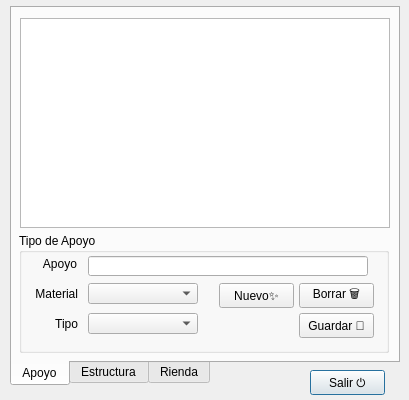
<?xml version="1.0" encoding="UTF-8"?>
<ui version="4.0">
 <class>Dialog</class>
 <widget class="QDialog" name="Dialog">
  <property name="windowModality">
   <enum>Qt::ApplicationModal</enum>
  </property>
  <property name="geometry">
   <rect>
    <x>0</x>
    <y>0</y>
    <width>409</width>
    <height>400</height>
   </rect>
  </property>
  <property name="windowTitle">
   <string>Apoyos</string>
  </property>
  <property name="modal">
   <bool>true</bool>
  </property>
  <widget class="QPushButton" name="cmdSalir">
   <property name="geometry">
    <rect>
     <x>310</x>
     <y>370</y>
     <width>75</width>
     <height>25</height>
    </rect>
   </property>
   <property name="text">
    <string>Salir ⏻</string>
   </property>
   <property name="shortcut">
    <string>Esc</string>
   </property>
  </widget>
  <widget class="QTabWidget" name="tabWidget">
   <property name="geometry">
    <rect>
     <x>10</x>
     <y>6</y>
     <width>390</width>
     <height>380</height>
    </rect>
   </property>
   <property name="tabPosition">
    <enum>QTabWidget::South</enum>
   </property>
   <property name="currentIndex">
    <number>0</number>
   </property>
   <widget class="QWidget" name="tab_2">
    <attribute name="title">
     <string>Apoyo</string>
    </attribute>
    <widget class="QGroupBox" name="groupBox_2">
     <property name="geometry">
      <rect>
       <x>7</x>
       <y>225</y>
       <width>370</width>
       <height>120</height>
      </rect>
     </property>
     <property name="title">
      <string>Tipo de Apoyo</string>
     </property>
     <property name="checkable">
      <bool>false</bool>
     </property>
     <widget class="QLabel" name="label_4">
      <property name="geometry">
       <rect>
        <x>-2</x>
        <y>23</y>
        <width>60</width>
        <height>16</height>
       </rect>
      </property>
      <property name="text">
       <string>Apoyo</string>
      </property>
      <property name="alignment">
       <set>Qt::AlignRight|Qt::AlignTrailing|Qt::AlignVCenter</set>
      </property>
     </widget>
     <widget class="QLineEdit" name="txtApoyo">
      <property name="enabled">
       <bool>true</bool>
      </property>
      <property name="geometry">
       <rect>
        <x>69</x>
        <y>23</y>
        <width>280</width>
        <height>20</height>
       </rect>
      </property>
      <property name="font">
       <font>
        <bold>true</bold>
       </font>
      </property>
      <property name="maxLength">
       <number>50</number>
      </property>
      <property name="readOnly">
       <bool>false</bool>
      </property>
     </widget>
     <widget class="QComboBox" name="cmbTipo">
      <property name="geometry">
       <rect>
        <x>69</x>
        <y>80</y>
        <width>110</width>
        <height>21</height>
       </rect>
      </property>
     </widget>
     <widget class="QLabel" name="label_22">
      <property name="geometry">
       <rect>
        <x>-41</x>
        <y>81</y>
        <width>100</width>
        <height>20</height>
       </rect>
      </property>
      <property name="text">
       <string>Tipo</string>
      </property>
      <property name="alignment">
       <set>Qt::AlignRight|Qt::AlignTrailing|Qt::AlignVCenter</set>
      </property>
     </widget>
     <widget class="QLabel" name="label_23">
      <property name="geometry">
       <rect>
        <x>-41</x>
        <y>51</y>
        <width>100</width>
        <height>20</height>
       </rect>
      </property>
      <property name="text">
       <string>Material</string>
      </property>
      <property name="alignment">
       <set>Qt::AlignRight|Qt::AlignTrailing|Qt::AlignVCenter</set>
      </property>
     </widget>
     <widget class="QComboBox" name="cmbMaterial">
      <property name="geometry">
       <rect>
        <x>69</x>
        <y>50</y>
        <width>110</width>
        <height>21</height>
       </rect>
      </property>
     </widget>
     <widget class="QPushButton" name="cmdGuardarApoyo">
      <property name="geometry">
       <rect>
        <x>280</x>
        <y>80</y>
        <width>75</width>
        <height>25</height>
       </rect>
      </property>
      <property name="text">
       <string>Guardar 💾</string>
      </property>
     </widget>
     <widget class="QPushButton" name="cmdNuevoApoyo">
      <property name="geometry">
       <rect>
        <x>200</x>
        <y>50</y>
        <width>75</width>
        <height>25</height>
       </rect>
      </property>
      <property name="text">
       <string>Nuevo✨</string>
      </property>
     </widget>
     <widget class="QPushButton" name="cmdBorrarApoyo">
      <property name="geometry">
       <rect>
        <x>280</x>
        <y>50</y>
        <width>75</width>
        <height>25</height>
       </rect>
      </property>
      <property name="text">
       <string>Borrar 🗑</string>
      </property>
     </widget>
    </widget>
    <widget class="QListWidget" name="liwApoyos">
     <property name="geometry">
      <rect>
       <x>8</x>
       <y>10</y>
       <width>370</width>
       <height>210</height>
      </rect>
     </property>
    </widget>
   </widget>
   <widget class="QWidget" name="tab">
    <attribute name="title">
     <string>Estructura</string>
    </attribute>
    <widget class="QGroupBox" name="groupBox">
     <property name="geometry">
      <rect>
       <x>7</x>
       <y>270</y>
       <width>370</width>
       <height>80</height>
      </rect>
     </property>
     <property name="title">
      <string>Tipo de Estructura</string>
     </property>
     <property name="checkable">
      <bool>false</bool>
     </property>
     <widget class="QLineEdit" name="txtEstructura">
      <property name="enabled">
       <bool>true</bool>
      </property>
      <property name="geometry">
       <rect>
        <x>20</x>
        <y>20</y>
        <width>260</width>
        <height>20</height>
       </rect>
      </property>
      <property name="font">
       <font>
        <bold>true</bold>
       </font>
      </property>
      <property name="maxLength">
       <number>50</number>
      </property>
      <property name="readOnly">
       <bool>false</bool>
      </property>
     </widget>
     <widget class="QPushButton" name="cmdGuardarEstructura">
      <property name="geometry">
       <rect>
        <x>290</x>
        <y>50</y>
        <width>75</width>
        <height>25</height>
       </rect>
      </property>
      <property name="text">
       <string>Guardar 💾</string>
      </property>
     </widget>
     <widget class="QPushButton" name="cmdNuevaEstructura">
      <property name="geometry">
       <rect>
        <x>10</x>
        <y>50</y>
        <width>75</width>
        <height>25</height>
       </rect>
      </property>
      <property name="text">
       <string>Nueva✨</string>
      </property>
     </widget>
     <widget class="QPushButton" name="cmdBorrarEstructura">
      <property name="geometry">
       <rect>
        <x>90</x>
        <y>50</y>
        <width>75</width>
        <height>25</height>
       </rect>
      </property>
      <property name="text">
       <string>Borrar 🗑</string>
      </property>
     </widget>
    </widget>
    <widget class="QListWidget" name="liwEstructuras">
     <property name="geometry">
      <rect>
       <x>8</x>
       <y>10</y>
       <width>370</width>
       <height>260</height>
      </rect>
     </property>
    </widget>
   </widget>
   <widget class="QWidget" name="tab_3">
    <attribute name="title">
     <string>Rienda</string>
    </attribute>
    <widget class="QListWidget" name="liwRiendas">
     <property name="geometry">
      <rect>
       <x>8</x>
       <y>10</y>
       <width>370</width>
       <height>260</height>
      </rect>
     </property>
    </widget>
    <widget class="QGroupBox" name="groupBox_3">
     <property name="geometry">
      <rect>
       <x>7</x>
       <y>270</y>
       <width>370</width>
       <height>80</height>
      </rect>
     </property>
     <property name="title">
      <string>Tipo de Rienda</string>
     </property>
     <property name="checkable">
      <bool>false</bool>
     </property>
     <widget class="QLineEdit" name="txtRienda">
      <property name="enabled">
       <bool>true</bool>
      </property>
      <property name="geometry">
       <rect>
        <x>20</x>
        <y>20</y>
        <width>260</width>
        <height>20</height>
       </rect>
      </property>
      <property name="font">
       <font>
        <bold>true</bold>
       </font>
      </property>
      <property name="maxLength">
       <number>50</number>
      </property>
      <property name="readOnly">
       <bool>false</bool>
      </property>
     </widget>
     <widget class="QPushButton" name="cmdGuardarRienda">
      <property name="geometry">
       <rect>
        <x>290</x>
        <y>50</y>
        <width>75</width>
        <height>25</height>
       </rect>
      </property>
      <property name="text">
       <string>Guardar 💾</string>
      </property>
     </widget>
     <widget class="QPushButton" name="cmdNuevaRienda">
      <property name="geometry">
       <rect>
        <x>10</x>
        <y>50</y>
        <width>75</width>
        <height>25</height>
       </rect>
      </property>
      <property name="text">
       <string>Nueva✨</string>
      </property>
     </widget>
     <widget class="QPushButton" name="cmdBorrarRienda">
      <property name="geometry">
       <rect>
        <x>90</x>
        <y>50</y>
        <width>75</width>
        <height>25</height>
       </rect>
      </property>
      <property name="text">
       <string>Borrar 🗑</string>
      </property>
     </widget>
    </widget>
   </widget>
  </widget>
  <zorder>tabWidget</zorder>
  <zorder>cmdSalir</zorder>
 </widget>
 <resources/>
 <connections/>
</ui>
